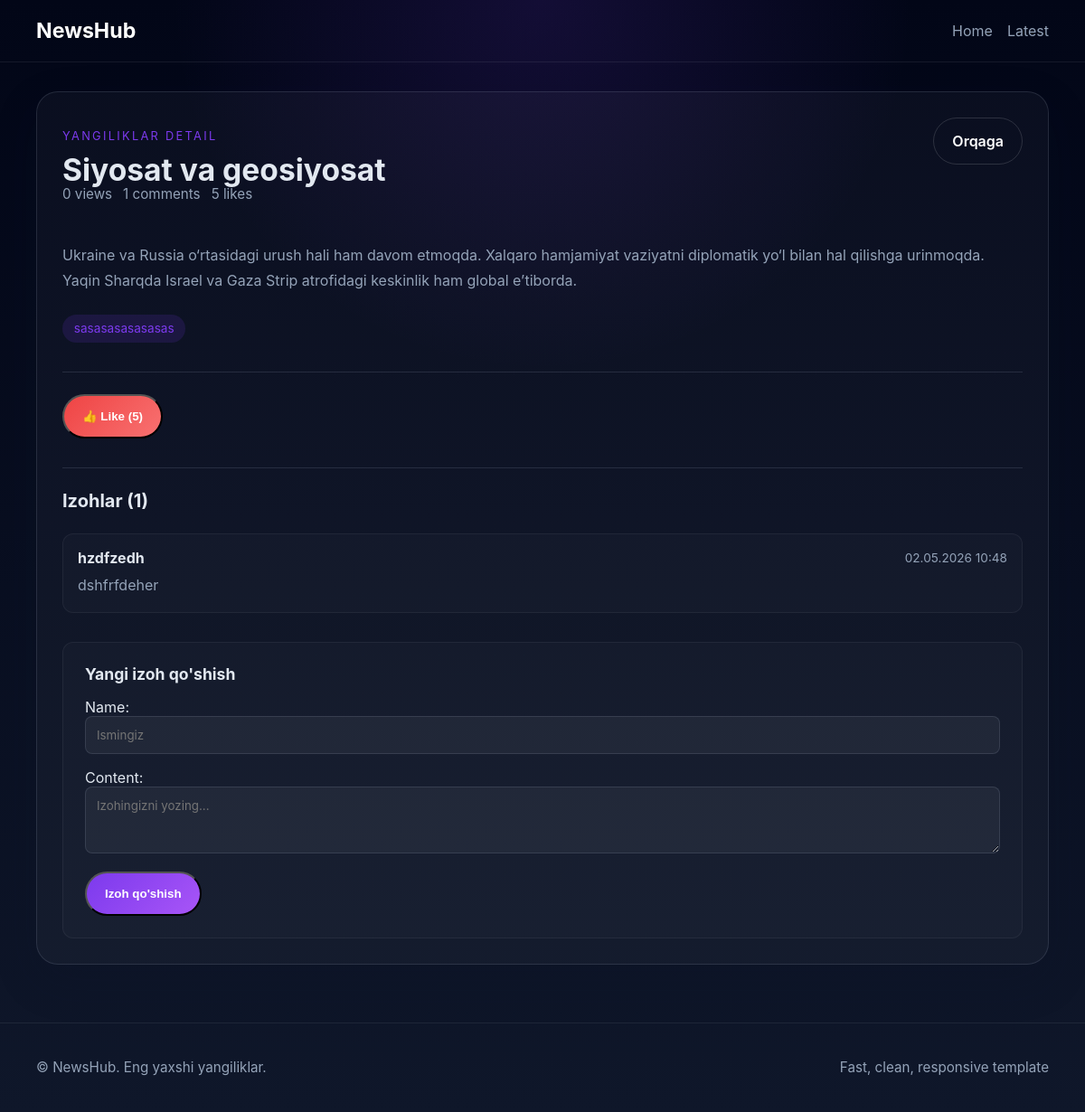
/1/, run on the app's committed database.
### news/models.py (models this page shows, shortened)
class News(models.Model):
    title = models.CharField(max_length=200)
    content = models.TextField()
    file = models.FileField(upload_to='news_file/', blank=True, null=True)
    likes = models.IntegerField(default=0)
    comments = models.IntegerField(default=0)
    views = models.IntegerField(default=0)
    tags = models.CharField(max_length=100, blank=True, null=True)
    @property
    def tag_list(self):
        if not self.tags:
            return []
        return [tag.strip() for tag in self.tags.split(',') if tag.strip()]

class Comment(models.Model):
    news = models.ForeignKey(News, on_delete=models.CASCADE, related_name='news_comments')
    name = models.CharField(max_length=100)
    content = models.TextField()
    created_at = models.DateTimeField(auto_now_add=True)
    class Meta:
        ordering = ['-created_at']

### news/views.py (the view)
# urls.py: path('<int:pk>/', views.news_detail, name='news_detail'),
def news_detail(request, pk):
    news = get_object_or_404(News, pk=pk)
    comments = news.news_comments.all()
    if request.method == 'POST':
        if 'like' in request.POST:
            news.likes += 1
            news.save()
            messages.success(request, 'Like qo\'shildi!')
            return redirect('news:news_detail', pk=pk)
        elif 'comment' in request.POST:
            form = CommentForm(request.POST)
            if form.is_valid():
                comment = form.save(commit=False)
                comment.news = news
                comment.save()
                news.comments += 1
                news.save()
                messages.success(request, 'Izoh qo\'shildi!')
                return redirect('news:news_detail', pk=pk)
        else:
            form = CommentForm()
    else:
        form = CommentForm()
    return render(request, 'news/news_detail.html', {
        'news': news,
        'comments': comments,
        'form': form
    })

### news/forms.py
class CommentForm(forms.ModelForm):
    class Meta:
        model = Comment
        fields = ['name', 'content']
        widgets = {
            'name': forms.TextInput(attrs={'placeholder': 'Ismingiz'}),
            'content': forms.Textarea(attrs={'placeholder': 'Izohingizni yozing...', 'rows': 3}),
        }

### news/templates/news/news_detail.html (shortened to what this page needs)
{% extends 'news/base.html' %}
{% block content %}
<article class="detail-card">
    <div class="detail-head">
        <div>
            <p class="eyebrow">Yangiliklar detail</p>
            <h1>{{ news.title }}</h1>
            <div class="detail-meta">
                <span>{{ news.views }} views</span>
                <span>{{ news.comments }} comments</span>
                <span>{{ news.likes }} likes</span>
            </div>
        </div>
        <a class="button outline" href="{% url 'news:news_list' %}">Orqaga</a>
    </div>
    <div class="detail-body">
        <p>{{ news.content|linebreaksbr }}</p>
        <div class="tag-list detail-tags">
            {% for tag in news.tag_list %}
                <span class="tag">{{ tag }}</span>
            {% empty %}
                <span class="tag">Umumiy</span>
            {% endfor %}
        </div>
    </div>
    <div class="interaction-section">
        <form method="post" class="like-form">
            <button type="submit" name="like" class="button like-btn">👍 Like ({{ news.likes }})</button>
        </form>
    </div>
    <div class="comments-section">
        <h3>Izohlar ({{ comments|length }})</h3>
        {% for comment in comments %}
            <div class="comment">
                <div class="comment-header">
                    <strong>{{ comment.name }}</strong>
                    <span class="comment-date">{{ comment.created_at|date:"d.m.Y H:i" }}</span>
                </div>
                <p>{{ comment.content }}</p>
            </div>
        {% endfor %}
        <div class="comment-form">
            <h4>Yangi izoh qo'shish</h4>
            <form method="post">
                {{ form.as_p }}
                <button type="submit" name="comment" class="button">Izoh qo'shish</button>
            </form>
        </div>
    </div>
</article>
{% endblock %}

### news/static/news/css/style.css (style rules this page uses)
:root { --bg: #0f172a; --surface: #111827; --surface-soft: #1f2937; --text: #e2e8f0; --muted: #94a3b8; --accent: #7c3aed; --accent-soft: #8b5cf6; --border: rgba(148, 163, 184, 0.18); }
* { box-sizing: border-box; }
body { margin: 0; min-height: 100vh; font-family: Inter, system-ui, -apple-system, BlinkMacSystemFont, 'Segoe UI', sans-serif; color: var(--text); background: radial-gradient(circle at top, rgba(124, 58, 237, 0.14), transparent 30%), linear-gradient(180deg, #020617 0%, #0f172a 100%); }
.eyebrow { text-transform: uppercase; letter-spacing: 0.18em; color: var(--accent); font-size: 0.8rem; margin-bottom: 0.75rem; }
.hero-card h1, .detail-card h1 { margin: 0; font-size: clamp(2rem, 2.8vw, 3.4rem); line-height: 1.05; }
.news-card, .detail-card { padding: 1.75rem; border-radius: 24px; background: rgba(255,255,255,0.03); border: 1px solid var(--border); box-shadow: 0 18px 50px rgba(15, 23, 42, 0.15); }
.card-meta, .detail-meta { display: flex; flex-wrap: wrap; gap: 0.75rem; color: var(--muted); font-size: 0.95rem; margin-bottom: 1rem; }
.news-card p, .detail-body p { color: var(--muted); line-height: 1.75; margin: 0 0 1.5rem; }
.tag-list { display: flex; flex-wrap: wrap; gap: 0.5rem; }
.tag { display: inline-flex; align-items: center; padding: 0.46rem 0.8rem; border-radius: 999px; background: rgba(124, 58, 237, 0.14); color: var(--accent); font-size: 0.85rem; }
.button { display: inline-flex; align-items: center; justify-content: center; padding: 0.95rem 1.25rem; border-radius: 999px; background: linear-gradient(135deg, #7c3aed, #a855f7); color: white; text-decoration: none; font-weight: 600; transition: transform 0.2s ease, opacity 0.2s ease; }
.button.outline { background: transparent; border: 1px solid rgba(255,255,255,0.14); }
.detail-head { display: flex; align-items: flex-start; justify-content: space-between; gap: 1rem; flex-wrap: wrap; }
.detail-body { margin-top: 1.75rem; }
.detail-tags { margin-top: 1.5rem; }
.interaction-section { margin-top: 2rem; padding-top: 1.5rem; border-top: 1px solid var(--border); }
.like-form { display: inline-block; }
.like-btn { background: linear-gradient(135deg, #ef4444, #f87171); }
.comments-section { margin-top: 2rem; padding-top: 1.5rem; border-top: 1px solid var(--border); }
.comments-section h3 { margin: 0 0 1.5rem; font-size: 1.25rem; }
.comment { padding: 1rem; margin-bottom: 1rem; border-radius: 12px; background: rgba(255,255,255,0.02); border: 1px solid rgba(226, 232, 240, 0.06); }
.comment-header { display: flex; align-items: center; justify-content: space-between; margin-bottom: 0.5rem; }
.comment-header strong { color: var(--text); }
.comment-date { color: var(--muted); font-size: 0.85rem; }
.comment p { margin: 0; color: var(--muted); line-height: 1.6; }
.comment-form { margin-top: 2rem; padding: 1.5rem; border-radius: 12px; background: rgba(255,255,255,0.02); border: 1px solid rgba(226, 232, 240, 0.06); }
.comment-form h4 { margin: 0 0 1rem; font-size: 1.1rem; }
.comment-form form p { margin: 0 0 1rem; }
.comment-form input, .comment-form textarea { width: 100%; padding: 0.75rem; border: 1px solid var(--border); border-radius: 8px; background: rgba(255,255,255,0.05); color: var(--text); font-family: inherit; }

### data on the page
News: title "Siyosat va geosiyosat", views "0", comments "1", likes "5", content "Ukraine va Russia o‘rtasidagi urush hali ham davom etmoqda. Xalqaro hamjamiyat vaziyatni diplomatik yo‘l bilan hal qilishga urinmoqda. Yaqin Sharqda Israel va Gaza Strip atrofidagi keskinlik ham global e’tiborda.", tag_list "sasasasasasasas"
Comment: name "hzdfzedh", created_at "02.05.2026 10:48", content "dshfrfdeher"

### other printed values
{{ comments|length }} "1"
